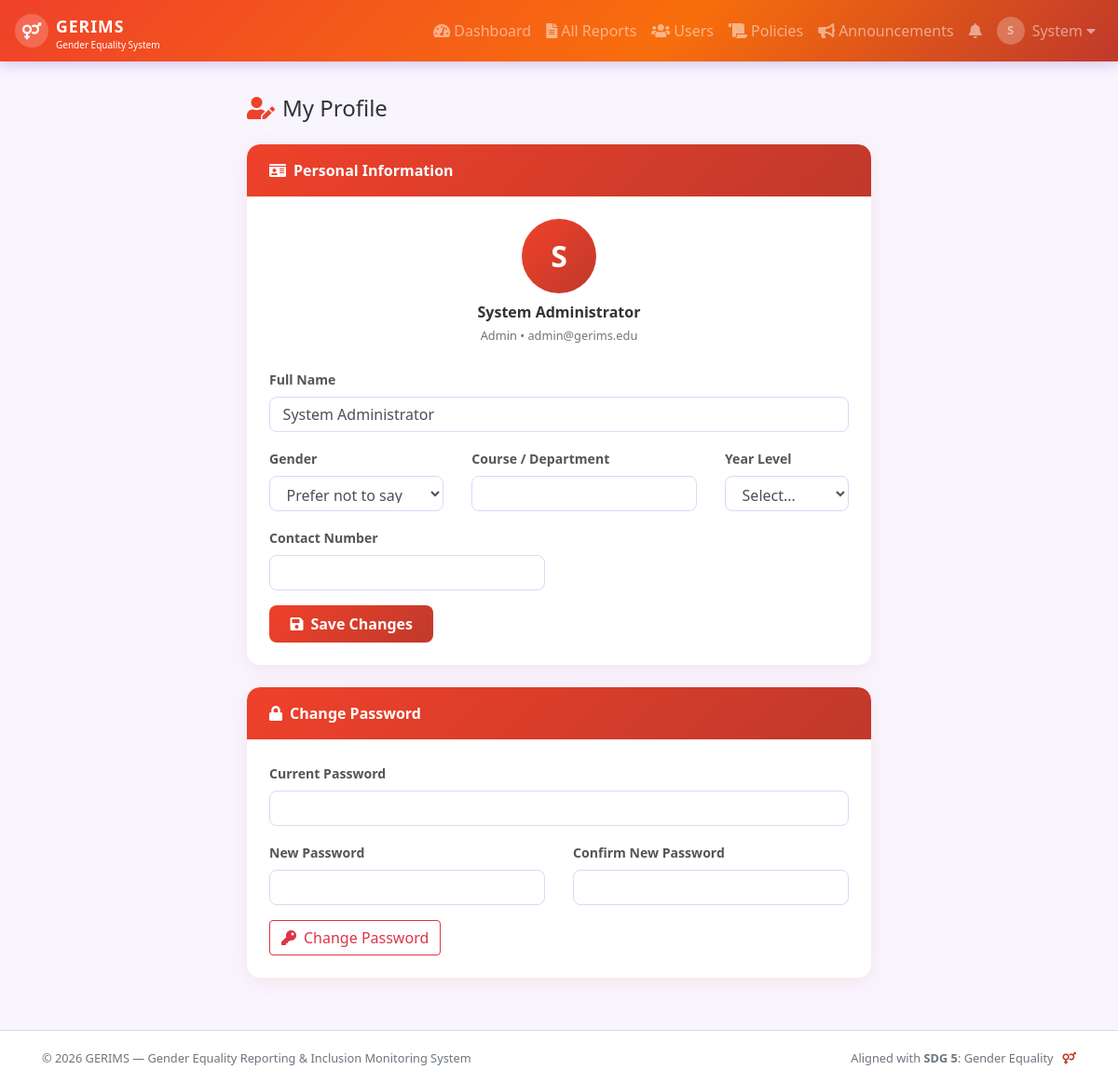
The app's page /profile.php (signed in) with its own data.
### tables this page shows
CREATE TABLE `users` (
  `user_id` int(11) NOT NULL,
  `full_name` varchar(100) NOT NULL,
  `email` varchar(100) NOT NULL,
  `password` varchar(255) NOT NULL,
  `gender` varchar(30) DEFAULT NULL,
  `course` varchar(100) DEFAULT NULL,
  `year_level` varchar(20) DEFAULT NULL,
  `contact_number` varchar(20) DEFAULT NULL,
  `role` enum('user','admin') DEFAULT 'user',
  `profile_pic` varchar(255) DEFAULT 'default.png',
  `is_active` tinyint(1) DEFAULT 1,
  `created_at` timestamp NOT NULL DEFAULT current_timestamp(),
  `updated_at` timestamp NOT NULL DEFAULT current_timestamp() ON UPDATE current_timestamp()
);

### profile.php (the view, shortened to what this page needs)
<?php
require_once 'includes/config.php';
$uid = $_SESSION['user_id'];
$user = $conn->query("SELECT * FROM users WHERE user_id=$uid")->fetch_assoc();
include 'includes/header.php';
?>
<div class="container" style="max-width:700px">
    <h4 class="mb-4"><i class="fas fa-user-edit mr-2" style="color:var(--primary)"></i>My Profile</h4>
    <div class="gerims-card">
        <div class="card-header"><i class="fas fa-id-card mr-2"></i>Personal Information</div>
        <div class="card-body">
            <form method="POST">
                <div class="text-center mb-4">
                    <div style="width:80px;height:80px;border-radius:50%;background:linear-gradient(135deg,var(--primary),var(--secondary));color:#fff;font-size:2rem;font-weight:800;display:flex;align-items:center;justify-content:center;margin:auto;">
                        <?= strtoupper(substr($user['full_name'],0,1)) ?>
                    </div>
                    <div class="mt-2 font-weight-bold"><?= htmlspecialchars($user['full_name']) ?></div>
                    <small class="text-muted"><?= ucfirst($user['role']) ?> &bull; <?= htmlspecialchars($user['email']) ?></small>
                </div>
                <div class="row">
                    <div class="col-md-12">
                        <div class="form-group">
                            <label>Full Name</label>
                            <input type="text" name="full_name" class="form-control" value="<?= htmlspecialchars($user['full_name']) ?>" required>
                        </div>
                    </div>
                    <div class="col-md-4">
                        <div class="form-group">
                            <label>Gender</label>
                            <select name="gender" class="form-control">
                                <?php foreach(['','Male','Female','Non-binary','Prefer not to say'] as $g): ?>
                                <option value="<?=$g?>" <?=$user['gender']===$g?'selected':''?>><?=$g?:'Select...'?></option>
                                <?php endforeach; ?>
                            </select>
                        </div>
                    </div>
                    <div class="col-md-5">
                        <div class="form-group">
                            <label>Course / Department</label>
                            <input type="text" name="course" class="form-control" value="<?= htmlspecialchars($user['course'] ?? '') ?>">
                        </div>
                    </div>
                    <div class="col-md-3">
                        <div class="form-group">
                            <label>Year Level</label>
                            <select name="year_level" class="form-control">
                                <?php foreach(['','1st Year','2nd Year','3rd Year','4th Year','Faculty','Staff'] as $y): ?>
                                <option value="<?=$y?>" <?=$user['year_level']===$y?'selected':''?>><?=$y?:'Select...'?></option>
                                <?php endforeach; ?>
                            </select>
                        </div>
                    </div>
                    <div class="col-md-6">
                        <div class="form-group">
                            <label>Contact Number</label>
                            <input type="text" name="contact_number" class="form-control" value="<?= htmlspecialchars($user['contact_number'] ?? '') ?>">
                        </div>
                    </div>
                </div>
                <button type="submit" class="btn btn-gerims"><i class="fas fa-save mr-2"></i>Save Changes</button>
            </form>
        </div>
    </div>
    <div class="gerims-card">
        <div class="card-header"><i class="fas fa-lock mr-2"></i>Change Password</div>
        <div class="card-body">
            <form method="POST">
                <div class="form-group">
                    <label>Current Password</label>
                    <input type="password" name="old_password" class="form-control" required>
                </div>
                <div class="row">
                    <div class="col-md-6">
                        <div class="form-group">
                            <label>New Password</label>
                            <input type="password" name="new_password" class="form-control" required minlength="6">
                        </div>
                    </div>
                    <div class="col-md-6">
                        <div class="form-group">
                            <label>Confirm New Password</label>
                            <input type="password" name="confirm_password" class="form-control" required>
                        </div>
                    </div>
                </div>
                <button type="submit" class="btn btn-outline-danger"><i class="fas fa-key mr-2"></i>Change Password</button>
            </form>
        </div>
    </div>
</div>
<?php include 'includes/footer.php'; ?>

### css/style.css (style rules this page uses)
:root { --primary: #EF412A; --secondary: #c0392b; --accent: #f39c12; --light-bg: #f8f5ff; --card-shadow: 0 4px 20px rgba(239, 65, 42, 0.10); --radius: 14px; }
* { box-sizing: border-box; }
body { font-family: 'Segoe UI', Tahoma, Geneva, Verdana, sans-serif; background: var(--light-bg); color: #333; padding-top: 70px; min-height: 100vh; display: flex; flex-direction: column; }
.gerims-card { background: #fff; border-radius: var(--radius); box-shadow: var(--card-shadow); border: none; margin-bottom: 1.5rem; overflow: hidden; }
.gerims-card .card-header { background: linear-gradient(135deg, var(--primary), #c0392b); color: #fff; border-bottom: none; padding: 1rem 1.5rem; font-weight: 600; border-radius: var(--radius) var(--radius) 0 0 !important; }
.gerims-card .card-body { padding: 1.5rem; }
.btn-gerims { background: linear-gradient(135deg, var(--primary), #c0392b); color: #fff; border: none; border-radius: 8px; padding: 0.5rem 1.4rem; font-weight: 600; transition: all 0.2s; }
.form-control { border-radius: 8px; border: 1.5px solid #e0d6f5; padding: 0.5rem 0.85rem; transition: border-color 0.2s; min-height: 38px; line-height: 1.5; }
.form-label, label { font-weight: 600; font-size: 0.88rem; color: #555; }

### records on screen
users: full_name "S", full_name "System Administrator", role "Admin", email "admin@gerims.edu", gender "Prefer not to say"

### other values on screen
substr($user_name,0,1) "S"
explode(' ',$user_name)[0] "System"
SITE_FULL_NAME "Gender Equality Reporting & Inclusion Monitoring System"
form field year_level "Select..."
